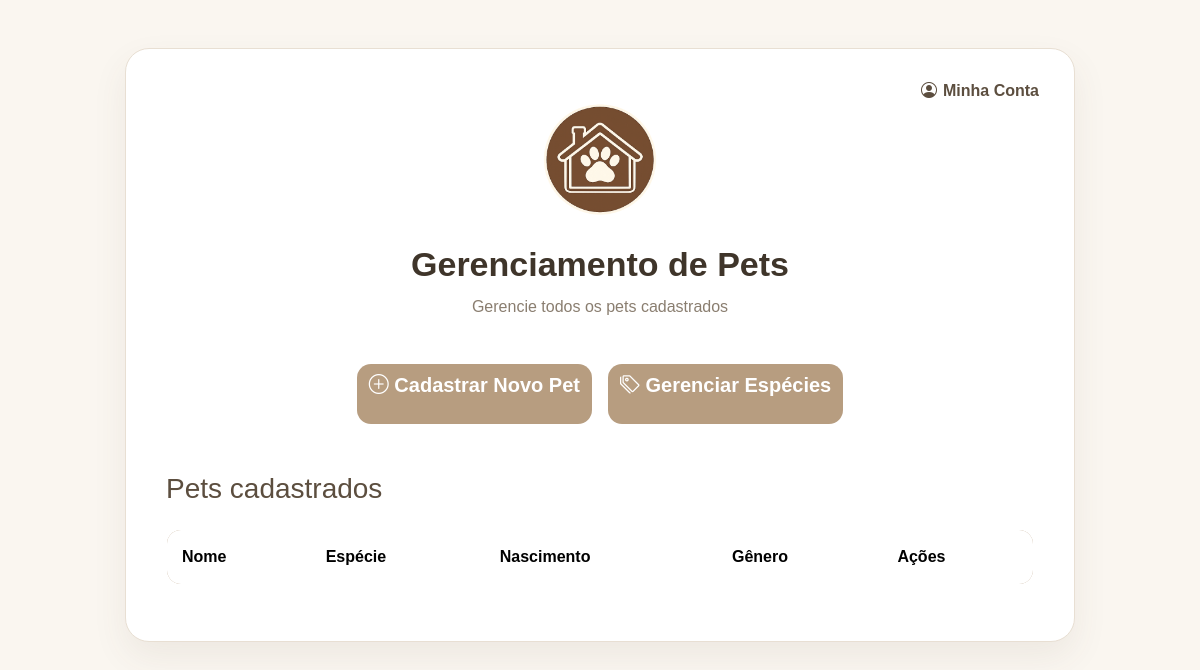
/interface_principal.php (signed in), run on an earlier commit of the app's database.
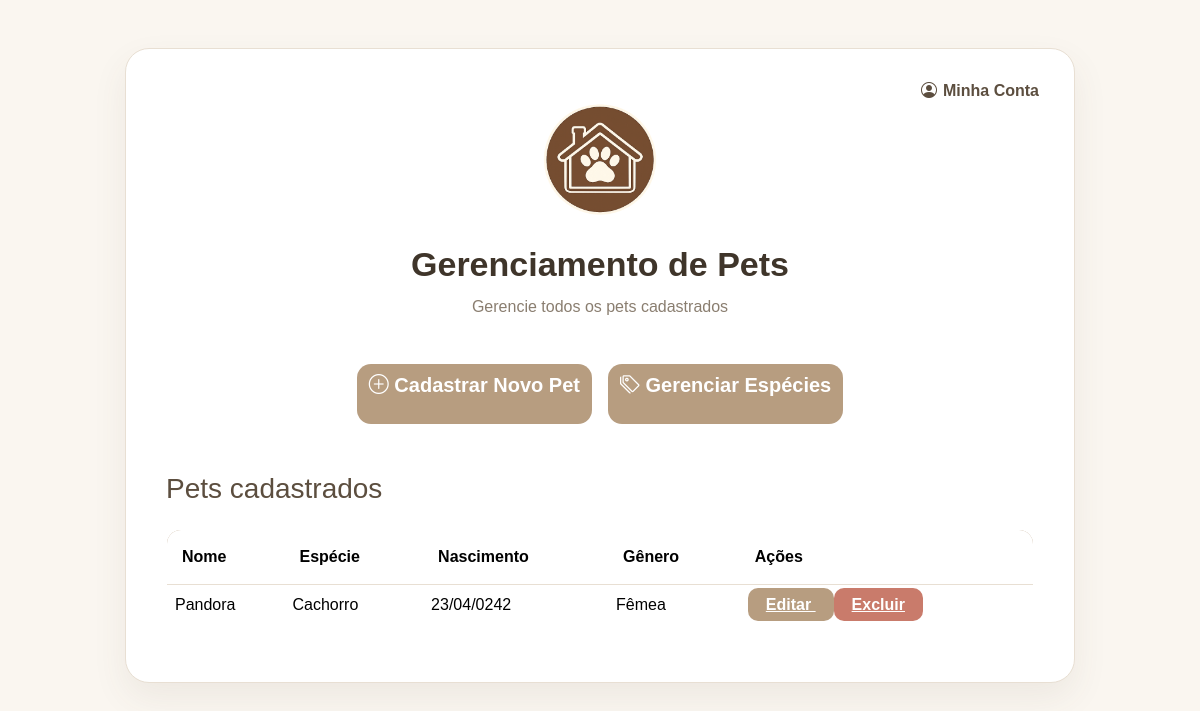
And on a later commit of the database.
### tables this page shows
CREATE TABLE `pets` (
  `id` int NOT NULL,
  `nome` varchar(100) NOT NULL,
  `nascimento` date NOT NULL,
  `id_especie` int NOT NULL,
  `prontuario` text,
  `genero` enum('M','F') NOT NULL,
  `id_usuario` int DEFAULT NULL
);

CREATE TABLE `especies` (
  `id` int NOT NULL,
  `especie` varchar(100) NOT NULL
);

### Interface_principal.php (the view, shortened to what this page needs)
<?php
require_once("includes/conecta.php");
$id_usuario = $_SESSION["id_usuario"];
$sql = "SELECT pets.*, especies.especie
        FROM pets
        INNER JOIN especies
        ON pets.id_especie = especies.id
        WHERE pets.id_usuario = '$id_usuario'";
$resultado = mysqli_query($conn, $sql);
?>
<!DOCTYPE html>
<html lang="pt-br">
<head>
    <link href="https://cdn.jsdelivr.net/npm/bootstrap@5.3.7/dist/css/bootstrap.min.css" rel="stylesheet">
    <link rel="stylesheet" href="https://cdn.jsdelivr.net/npm/bootstrap-icons@1.13.1/font/bootstrap-icons.min.css">
    <link rel="stylesheet" href="css/style.css">
</head>
<body>
<div class="container mt-5">
    <div class="pet-card">
        <a href="minhaConta.php" class="minha-conta" title="Minha conta">
            <i class="bi bi-person-circle"></i>
            <span>Minha Conta</span>
        </a>
        <div class="text-center">
            <div class="logo-circle">
                <img src="imagens/logo.png" alt="Logo Sistema de Pets" class="logo-icon">
            </div>
            <h1 class="titulo-pagina">
                Gerenciamento de Pets
            </h1>
            <p class="subtitulo">
                Gerencie todos os pets cadastrados
            </p>
        </div>
        <div class="d-flex justify-content-center gap-3 mb-5">
            <a href="formulário_pets.php" class="btn btn-loginCadastro">
                <i class="bi bi-plus-circle"></i>
                Cadastrar Novo Pet
            </a>
            <a href="gerenciarEspecies.php" class="btn btn-loginCadastro">
                <i class="bi bi-tags"></i>
                Gerenciar Espécies
            </a>
        </div>
        <h3 class="mb-4">
            Pets cadastrados
        </h3>
        <table class="table table-hover align-middle">
            <thead>
                <tr>
                    <th>Nome</th>
                    <th>Espécie</th>
                    <th>Nascimento</th>
                    <th>Gênero</th>
                    <th>Ações</th>
                </tr>
            </thead>
            <tbody>
                <?php
                while ($pet = mysqli_fetch_assoc($resultado)) {
                ?>
                    <tr>
                        <td>
                            <?php echo $pet["nome"]; ?>
                        </td>
                        <td>
                            <?php echo $pet["especie"]; ?>
                        </td>
                        <td>
                            <?php
                            echo date(
                                "d/m/Y",
                                strtotime($pet["nascimento"])
                            );
                            ?>
                        </td>
                        <td>
                            <?php
                            if ($pet["genero"] == "M") {
                                echo "Macho";
                            } else {
                                echo "Fêmea";
                            }
                            ?>
                        </td>
                        <td>
                            <a
                                href="editarPet.php?id=<?php echo $pet["id"]; ?>"
                                class="btn-editar">
                                Editar
                            </a>
                            <a
                                href="excluirPet.php?id=<?php echo $pet["id"]; ?>"
                                class="btn-excluir"
                                onclick="return confirm('Tem certeza que deseja excluir este pet?')">
                                Excluir
                            </a>
                        </td>
                    </tr>
                <?php
                }
                ?>
            </tbody>
        </table>
    </div>
</div>
</body>
</html>

### css/style.css (style rules this page uses)
body { background: #FAF6F0; font-family:Arial, Helvetica, sans-serif; color: #5C4E3F; }
.logo-circle { display:flex; justify-content:center; align-items:center; margin:0 auto 5px auto; }
.logo-icon { width:150px; height:150px; object-fit:contain; display:block; }
.btn-loginCadastro { background:#B79D80; color:white; height:60px; border:none; border-radius:14px; margin-top: 10px; font-size:20px; font-weight:600; transition:.25s ease; }
.pet-card { position:relative; width:100%; max-width:950px; margin:40px auto; background:#FFFFFF; border:1px solid #E8DFD3; border-radius:24px; padding:40px; box-shadow:0 15px 35px rgba(92,78,63,.08); }
.titulo-pagina { text-align:center; color:#3F352A; font-size:34px; font-weight:700; margin-bottom:10px; }
.subtitulo { text-align:center; color:#8A7E70; margin-bottom:35px; }
table { margin-top:20px; }
thead { background:#B79D80; color:white; }
thead th { padding:15px !important; font-weight:600; }
tbody td { vertical-align:middle; }
.table { border-radius:15px; overflow:hidden; border:1px solid #E8DFD3; }
.btn-editar { background: #B79D80; color:white; border:none; border-radius:10px; padding:8px 18px; font-weight:600; transition:.25s ease; }
.btn-excluir { background:#C97B6B; color:white; border:none; border-radius:10px; padding:8px 18px; font-weight:600; transition:.25s ease; }
.minha-conta { position:absolute; top:30px; right:35px; display:flex; align-items:center; gap:6px; color:#5C4E3F; font-size:16px; font-weight:600; text-decoration:none; transition:.25s ease; }

What changed in the data, as far as the page shows it:
added pets: nome "Pandora", id_especie.especie "Cachorro", nascimento "23/04/0242", genero "Fêmea"
